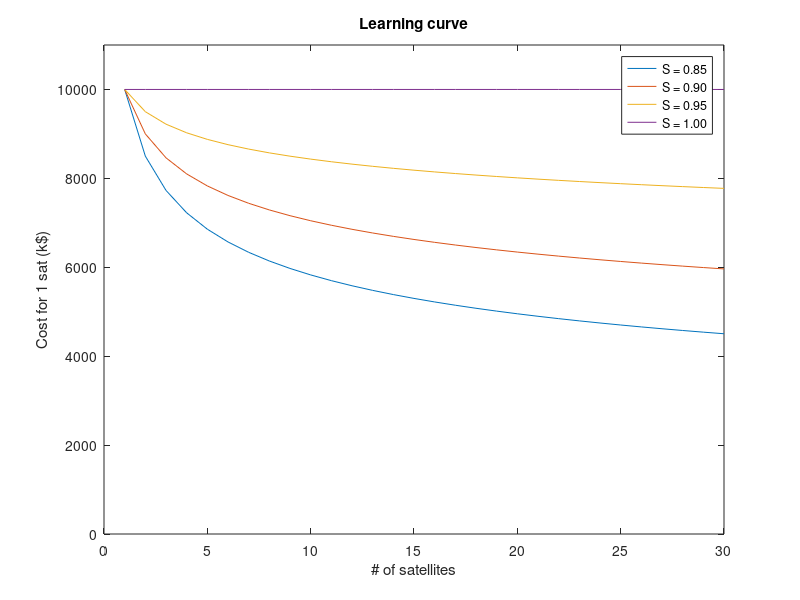

Write the MATLAB code that produced this figure.
nsats = [0:1:30];
TFU_cost = 10000;
RDT = 100000;
N = nsats;
S = [0.85 0.90 0.95 1.00];
B1 = 1-log(1/S(1))/log(2);
L1 = N.^B1;
Nunits_cost = TFU_cost.*L1;
Unit_cost1 = TFU_cost.*L1./N;
Cost = RDT + Nunits_cost;

B2 = 1-log(1/S(2))/log(2);
L2 = N.^B2;
Unit_cost2 = TFU_cost.*L2./N;

B3 = 1-log(1/S(3))/log(2);
L3 = N.^B3;
Unit_cost3 = TFU_cost.*L3./N;

B4 = 1-log(1/S(4))/log(2);
L4 = N.^B4;
Unit_cost4 = TFU_cost.*L4./N;

plot(nsats,Unit_cost1,nsats,Unit_cost2,nsats,Unit_cost3,nsats,Unit_cost4);
title('Learning curve');
xlabel('# of satellites');
ylabel('Cost for 1 sat (k$)');
axis([0 30 0 1.1E04]);
legend('S = 0.85','S = 0.90','S = 0.95','S = 1.00');